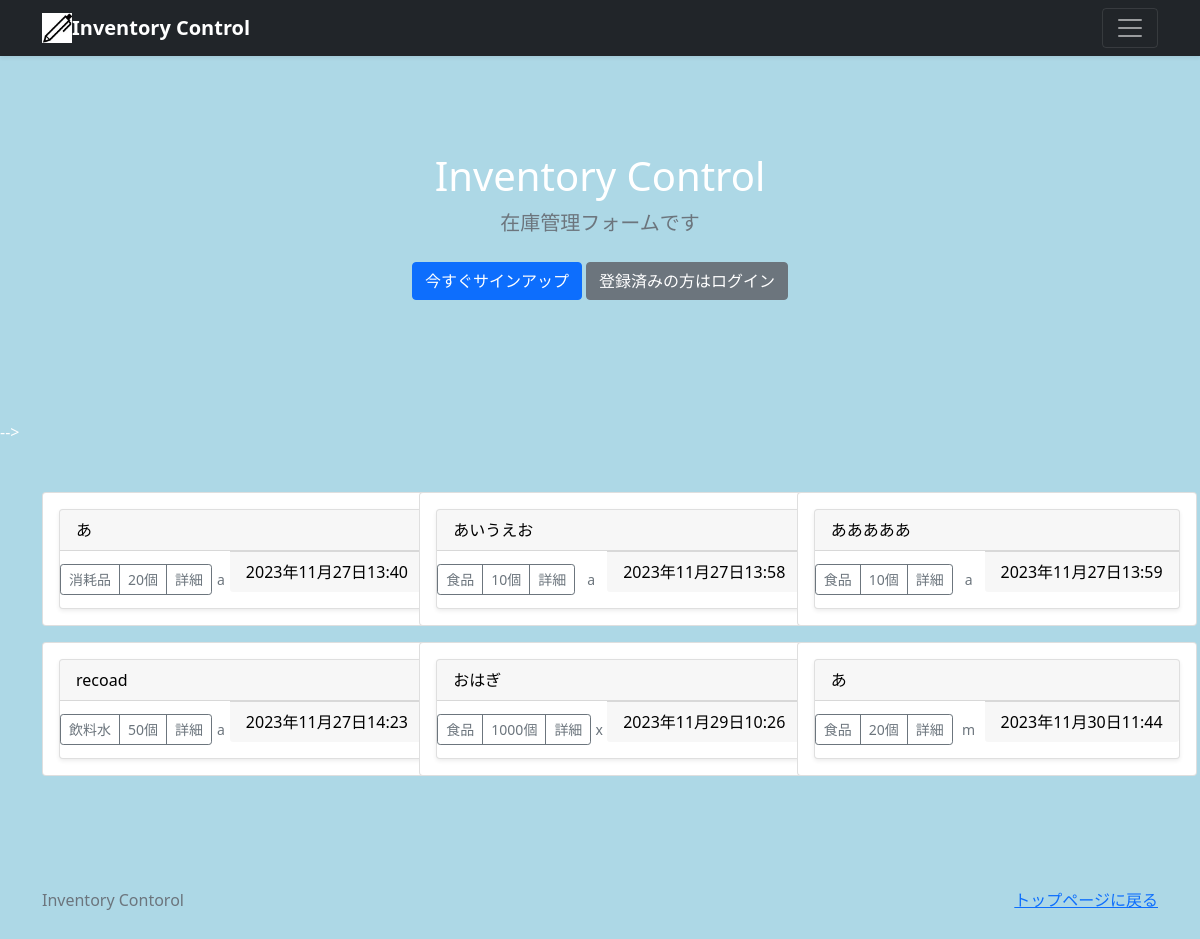
The app's page /, older data.
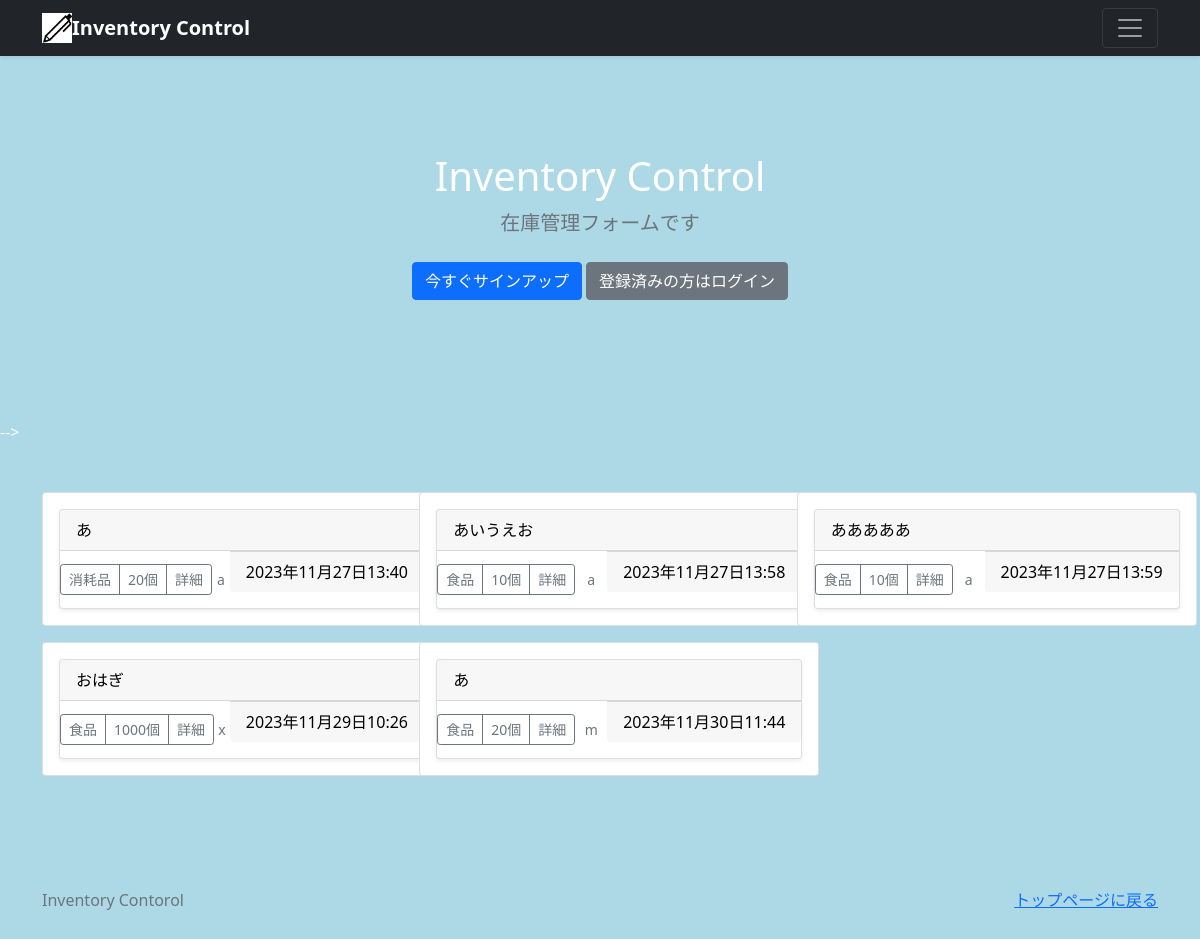
The same page, newer data.
### stock/models.py (models this page shows, shortened)
class StockPost(models.Model):
    user = models.ForeignKey(
        CustomUser,
        verbose_name='ユーザー',
        on_delete=models.CASCADE
    )
    category = models.ForeignKey(
        Category,
        verbose_name='カテゴリ',
        on_delete=models.PROTECT
    )
    title = models.CharField(
        verbose_name='商品名',
        max_length=50
    )
    posted_at = models.DateTimeField(
        verbose_name='入荷日時',
        auto_now_add=True
    )
    many = models.IntegerField(
        verbose_name='入荷数',
        blank=True,
        null=True,
    )
    comment = models.TextField(
        verbose_name='備考',
    )

class Category(models.Model):
    title = models.CharField(
        verbose_name= 'カテゴリ',
        max_length= 20
    )

### accounts/models.py (models this page shows)
class CustomUser(AbstractUser):
    pass

### stock/views.py (the view)
# urls.py: path('',views.IndexView.as_view(), name = 'index'),
class IndexView(ListView):
    template_name = 'index.html'
    queryset = StockPost.objects.order_by('posted_at')
    pahinate_by = 9

### stock/templates/index.html (shortened to what this page needs)
{% extends 'base.html' %}
      {% block contents %}
      {% include "stock_title.html" %}
      {% include "stock_list.html" %}
      {% endblock %}

### stock/templates/stock_list.html
{% load static %}
<link href={% static "css/home.css" %} rel="stylesheet">  -->
<div id = tekitou>
 <div class = "album py-5 be-light">
    <div class="container">
      <div class="row row-cols-1 row-cols-sm-2 row-cols-md-3 g-3">
        {% for record in object_list %}
        <div class="col">
         <div class = "card-deck" style = "width: 10;">
          <div class="card" style="width: 25rem;">
            <div class="card-body">
             <div class = "card shadow-sm">
              <p class="card-header">{{record.title}}</p>
              <div class="d-flex justify-content-between align-items-center">
                <div class = "btn-group">
                  <button type="button" class="btn btn-sm btn-outline-secondary">{{record.category.title}}</button>
                  <button type="button" class="btn btn-sm btn-outline-secondary">{{record.many}}個</button>
                  <button type="button" class="btn btn-sm btn-outline-secondary"
                  onclick = "location.href = '{% url 'stock:stock_detail' record.pk %}'">詳細</button>
                </div>
                <small class = "text-muted">{{record.user.username}}</small>
                <p class = "card-footer">{{record.posted_at}}</p>
              </div>
             </div>
            </div>
          </div>
         </div>
        </div>
        {% endfor %}
      </div>
    </div>
 </div>
</div>

Row changes from the older to the newer data that the page shows:
removed StockPost: title "recoad", category "飲料水", many "50", user.username "a", posted_at "2023年11月27日14:23"
